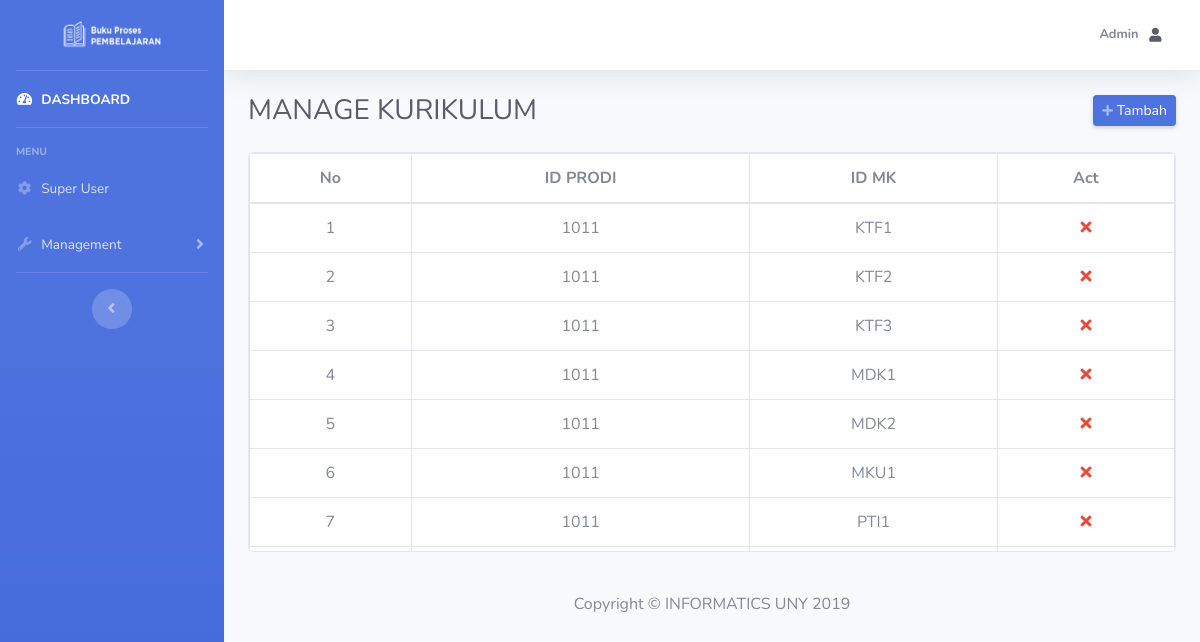
/admin/index.php?page=manage_kur (signed in), run on the app's committed database.
### tables this page shows
CREATE TABLE `kurikulum` (
  `id` int(6) NOT NULL,
  `id_pr` int(6) DEFAULT NULL,
  `id_mk` varchar(6) DEFAULT NULL
);

### admin/manage_kur.php (the view, shortened to what this page needs)
<table class="table table-hover table-bordered" class="thead-dark">
    <thead align="center">
        <tr>
            <th scope=" col">No</th>
            <th scope="col">ID PRODI</th>
            <th scope="col">ID MK</th>
            <th scope="col">Act</th>
        </tr>
    </thead>
    <tbody align="center">
        <?php
        $sql = "SELECT * FROM `kurikulum`";
        $result = $connect->query($sql);
        if ($result->num_rows > 0) {
            $no = 1;
            while ($row = $result->fetch_assoc()) {
                echo "<tr>";
                echo "<td>" . $no . "</td>";
                echo "<td>" . $row['id_pr'] . "</td>";
                echo "<td>" . $row['id_mk'] . "</td>";
                $id = $row['id'];
                echo "<td><a href=\"../backend/process.php?op=deleteKur&id=$id\" class=\"text-danger\"><i class=\"fas fa-times\"></i></a></td>";
                echo "</tr>";
                $no++;
            }
        } else {
            echo "<tr>";
            echo "<td colspan=\"9\"> No more data </td>";
            echo "</tr>";
        }
        ?>
    </tbody>
</table>

### data on the page
kurikulum: id_pr "1011", id_mk "KTF1"
kurikulum: id_pr "1011", id_mk "KTF2"
kurikulum: id_pr "1011", id_mk "KTF3"
kurikulum: id_pr "1011", id_mk "MDK1"
kurikulum: id_pr "1011", id_mk "MDK2"
kurikulum: id_pr "1011", id_mk "MKU1"
kurikulum: id_pr "1011", id_mk "PTI1"

### other printed values
$name "Admin"
$titledash "MANAGE KURIKULUM"
